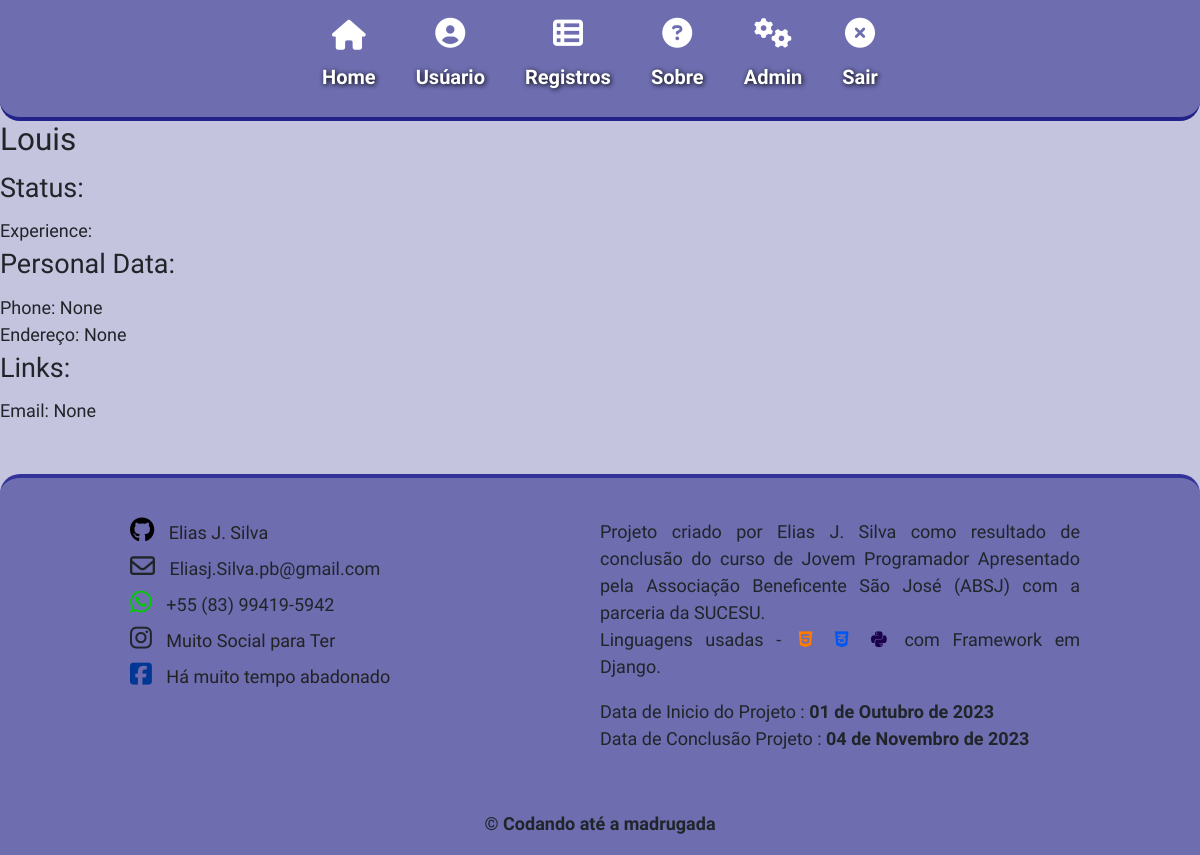
The app's page /Perfil/Cliente/2/ (signed in) with its own data.
### inventario/models.py (models this page shows, shortened)
class Cliente(models.Model):
    user = models.ForeignKey(get_user_model(), on_delete=models.CASCADE)
    cliente = models.CharField(max_length=150)
    endereco = models.CharField(max_length=200, blank=True, null=True)
    contato = models.CharField(max_length=15, blank=True, null=True)
    email = models.CharField(max_length=150,blank=True,null=True)
    data = models.DateField(auto_now_add=True)
    observacoes = models.TextField(blank=True, null=True)
    class Meta:
        ordering = ['cliente']

### inventario/views.py (the view)
# urls.py: path('Perfil/Cliente/<int:id>/', views.clienteView, name='clienteView'),
@login_required
def clienteView(request, id):
    cView = models.Cliente.objects.get(id=id)
    return render(request, 'inventario/clienteProfile.html', {'cView':cView})

### templates/inventario/clienteProfile.html (shortened to what this page needs)
{% extends 'home.html' %}
{% load static %}
{% block content %}
<h3>{{ cView.cliente }}</h3>
<div class="user">
    <fieldset>
        <legend>Status:</legend>
            <div class="user-content">
                <label for=""><span>Experience:</span>
                </label>
            </div>
    </fieldset>
    <fieldset>
        <legend>Personal Data:</legend>
        <div class="user-content">
            <label for=""><span>Phone:</span>
                {{ cView.contato }}
            </label>
        </div>
        <div class="user-content">
            <label for=""><span>Endereço:</span>
                {{ cView.endereco }}
            </label>
        </div>
    </fieldset>
    <fieldset>
        <legend>Links:</legend>
        <div class="user-content">
            <label for=""><span>Email:</span>
                {{ cView.email }}
            </label>
        </div>
    </fieldset>
</div>
{% endblock %}

### static/css/styles.css (style rules this page uses)
* { margin: 0; padding: 0; box-sizing: border-box; font-size: 18px; font-family: 'Ubuntu', sans-serif; }
body { background-color: #2284; }

### records on screen
Cliente: cliente "Louis", contato "None", endereco "None", email "None"
